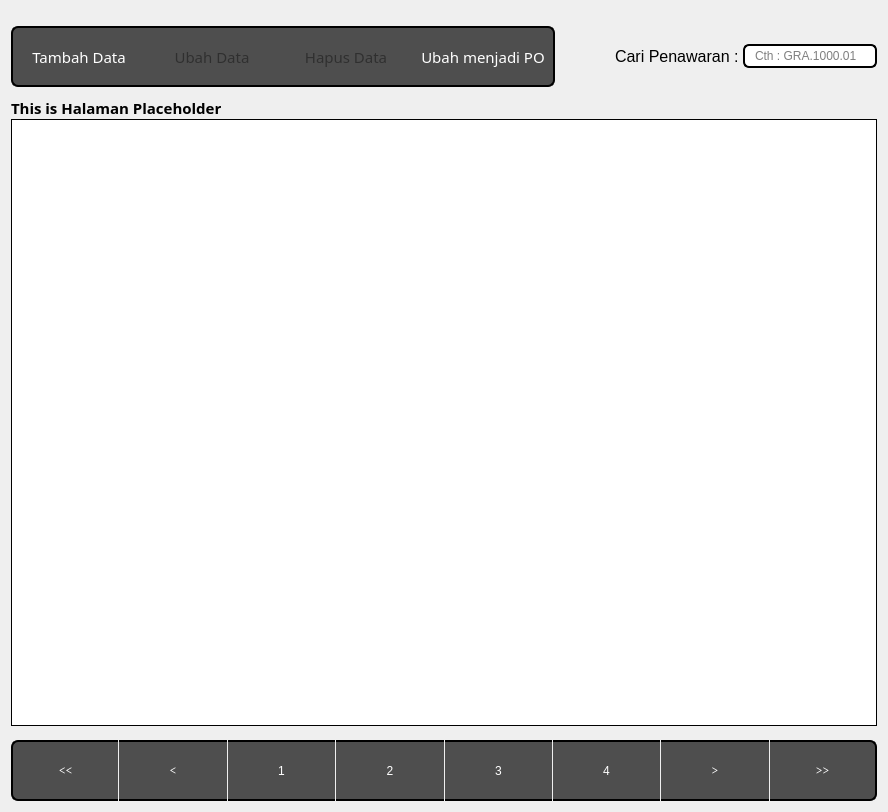
<?xml version="1.0" encoding="UTF-8"?>
<ui version="4.0">
 <class>Form</class>
 <widget class="QWidget" name="Form">
  <property name="geometry">
   <rect>
    <x>0</x>
    <y>0</y>
    <width>888</width>
    <height>812</height>
   </rect>
  </property>
  <property name="windowTitle">
   <string>Form</string>
  </property>
  <layout class="QHBoxLayout" name="horizontalLayout_3">
   <item>
    <layout class="QVBoxLayout" name="verticalLayout">
     <property name="spacing">
      <number>0</number>
     </property>
     <property name="topMargin">
      <number>0</number>
     </property>
     <property name="bottomMargin">
      <number>0</number>
     </property>
     <item>
      <layout class="QHBoxLayout" name="horizontalLayout">
       <property name="spacing">
        <number>0</number>
       </property>
       <property name="leftMargin">
        <number>0</number>
       </property>
       <property name="topMargin">
        <number>15</number>
       </property>
       <property name="rightMargin">
        <number>0</number>
       </property>
       <property name="bottomMargin">
        <number>10</number>
       </property>
       <item>
        <widget class="QPushButton" name="addButton">
         <property name="enabled">
          <bool>true</bool>
         </property>
         <property name="sizePolicy">
          <sizepolicy hsizetype="Expanding" vsizetype="Fixed">
           <horstretch>0</horstretch>
           <verstretch>0</verstretch>
          </sizepolicy>
         </property>
         <property name="minimumSize">
          <size>
           <width>0</width>
           <height>61</height>
          </size>
         </property>
         <property name="font">
          <font>
           <family>Sans Serif Collection</family>
           <pointsize>11</pointsize>
          </font>
         </property>
         <property name="styleSheet">
          <string notr="true">QPushButton {color:white; background-color:#4E4E4E;border:2px solid black;border-right:0px;
border-top-left-radius: 7px;
border-bottom-left-radius: 7px;
padding: 0 8px;}




QPushButton:hover:!pressed {
 background-color:#262626;
border-style:inset
}

QPushButton:hover {
 background-color:#171717
}


</string>
         </property>
         <property name="text">
          <string>Tambah Data</string>
         </property>
        </widget>
       </item>
       <item>
        <widget class="QPushButton" name="editButton">
         <property name="enabled">
          <bool>false</bool>
         </property>
         <property name="sizePolicy">
          <sizepolicy hsizetype="Expanding" vsizetype="Fixed">
           <horstretch>0</horstretch>
           <verstretch>51</verstretch>
          </sizepolicy>
         </property>
         <property name="minimumSize">
          <size>
           <width>0</width>
           <height>61</height>
          </size>
         </property>
         <property name="font">
          <font>
           <family>Sans Serif Collection</family>
           <pointsize>11</pointsize>
          </font>
         </property>
         <property name="styleSheet">
          <string notr="true">QPushButton:disabled {
    color: rgba(0,0, 0, 100)
}

QPushButton {color:white; background-color:#4E4E4E;border:2px solid black;border-right:0px;border-left:0px;
padding: 0 8px;
}

QPushButton:hover:!pressed {
 background-color: #262626;
border-style:inset
}

QPushButton:hover {
 background-color:#171717
}





QPushButton:hover {
  background-color:rgb(61, 61, 61)
}

</string>
         </property>
         <property name="text">
          <string>Ubah Data</string>
         </property>
        </widget>
       </item>
       <item>
        <widget class="QPushButton" name="deleteButton">
         <property name="enabled">
          <bool>false</bool>
         </property>
         <property name="sizePolicy">
          <sizepolicy hsizetype="Expanding" vsizetype="Fixed">
           <horstretch>0</horstretch>
           <verstretch>0</verstretch>
          </sizepolicy>
         </property>
         <property name="minimumSize">
          <size>
           <width>0</width>
           <height>61</height>
          </size>
         </property>
         <property name="font">
          <font>
           <family>Sans Serif Collection</family>
           <pointsize>11</pointsize>
          </font>
         </property>
         <property name="styleSheet">
          <string notr="true">QPushButton:disabled {
    color: rgba(0,0, 0, 100)
}

QPushButton {color:white; background-color:#4E4E4E;border:2px solid black;border-right:0px;border-left:0px;
padding: 0 8px;
}

QPushButton:hover:!pressed {
 background-color: #262626;
border-style:inset
}

QPushButton:hover {
 background-color:#171717
}





QPushButton:hover {
  background-color:rgb(61, 61, 61)
}

</string>
         </property>
         <property name="text">
          <string>Hapus Data</string>
         </property>
        </widget>
       </item>
       <item>
        <widget class="QPushButton" name="purchase_order">
         <property name="enabled">
          <bool>true</bool>
         </property>
         <property name="sizePolicy">
          <sizepolicy hsizetype="Expanding" vsizetype="Fixed">
           <horstretch>0</horstretch>
           <verstretch>0</verstretch>
          </sizepolicy>
         </property>
         <property name="minimumSize">
          <size>
           <width>0</width>
           <height>61</height>
          </size>
         </property>
         <property name="font">
          <font>
           <family>Sans Serif Collection</family>
           <pointsize>11</pointsize>
          </font>
         </property>
         <property name="styleSheet">
          <string notr="true">QPushButton:disabled {
    color: rgba(0,0, 0, 100)
}

QPushButton {color:white; background-color:#4E4E4E;border:2px solid black;border-left:0px;border-top-right-radius: 7px;
border-bottom-right-radius: 7px;
padding: 0 8px;
}

QPushButton:hover:!pressed {
 background-color: #262626;
border-style:inset
}

QPushButton:hover {
 background-color:#171717
}
</string>
         </property>
         <property name="text">
          <string>Ubah menjadi PO</string>
         </property>
        </widget>
       </item>
       <item>
        <spacer name="horizontalSpacer_2">
         <property name="orientation">
          <enum>Qt::Horizontal</enum>
         </property>
         <property name="sizeType">
          <enum>QSizePolicy::Minimum</enum>
         </property>
         <property name="sizeHint" stdset="0">
          <size>
           <width>60</width>
           <height>20</height>
          </size>
         </property>
        </spacer>
       </item>
       <item>
        <widget class="QLabel" name="label">
         <property name="styleSheet">
          <string notr="true">color:black;</string>
         </property>
         <property name="text">
          <string>&lt;html&gt;&lt;head/&gt;&lt;body&gt;&lt;p&gt;&lt;span style=&quot; font-size:12pt;&quot;&gt;Cari Penawaran : &lt;/span&gt;&lt;/p&gt;&lt;/body&gt;&lt;/html&gt;</string>
         </property>
        </widget>
       </item>
       <item>
        <widget class="QLineEdit" name="searchField">
         <property name="sizePolicy">
          <sizepolicy hsizetype="Expanding" vsizetype="Fixed">
           <horstretch>0</horstretch>
           <verstretch>0</verstretch>
          </sizepolicy>
         </property>
         <property name="minimumSize">
          <size>
           <width>0</width>
           <height>24</height>
          </size>
         </property>
         <property name="maximumSize">
          <size>
           <width>16777215</width>
           <height>24</height>
          </size>
         </property>
         <property name="font">
          <font>
           <pointsize>9</pointsize>
          </font>
         </property>
         <property name="styleSheet">
          <string notr="true">border: 2px solid black;
border-radius: 6px;
padding: 0 8px;
min-height: 20px ;
max-height:20px;
selection-background-color: gray;
color:black
</string>
         </property>
         <property name="placeholderText">
          <string>Cth : GRA.1000.01</string>
         </property>
        </widget>
       </item>
      </layout>
     </item>
     <item>
      <widget class="QLabel" name="jumlah_halaman">
       <property name="font">
        <font>
         <family>Arial Black</family>
         <pointsize>11</pointsize>
         <weight>75</weight>
         <bold>true</bold>
        </font>
       </property>
       <property name="text">
        <string>This is Halaman Placeholder</string>
       </property>
      </widget>
     </item>
     <item>
      <widget class="QTableView" name="customerTable">
       <property name="sizePolicy">
        <sizepolicy hsizetype="Preferred" vsizetype="Expanding">
         <horstretch>0</horstretch>
         <verstretch>0</verstretch>
        </sizepolicy>
       </property>
       <property name="autoFillBackground">
        <bool>false</bool>
       </property>
       <property name="styleSheet">
        <string notr="true">QTableView{

border: 1px solid black ;

border-color:black;


}


QTableView QTableCornerButton::section {
  background-color: qlineargradient(x1:0, y1:0, x2:0, y2:1,
                                      stop:0 #616161, stop: 0.5 #000000,
                                      stop: 0.6 #000000, stop:1 #656565); }

QHeaderView::section {
    background-color: qlineargradient(x1:0, y1:0, x2:0, y2:1,
                                      stop:0 #616161, stop: 0.5 #000000,
                                      stop: 0.6 #000000, stop:1 #656565);
    color: white;
    padding-left: 4px;
    border: 1px solid #B5B5B5;

}

</string>
       </property>
       <property name="sizeAdjustPolicy">
        <enum>QAbstractScrollArea::AdjustToContents</enum>
       </property>
       <property name="editTriggers">
        <set>QAbstractItemView::NoEditTriggers</set>
       </property>
       <property name="dragDropOverwriteMode">
        <bool>false</bool>
       </property>
       <property name="selectionMode">
        <enum>QAbstractItemView::SingleSelection</enum>
       </property>
       <property name="selectionBehavior">
        <enum>QAbstractItemView::SelectRows</enum>
       </property>
       <property name="verticalScrollMode">
        <enum>QAbstractItemView::ScrollPerItem</enum>
       </property>
       <property name="showGrid">
        <bool>true</bool>
       </property>
       <property name="sortingEnabled">
        <bool>false</bool>
       </property>
       <attribute name="horizontalHeaderMinimumSectionSize">
        <number>100</number>
       </attribute>
       <attribute name="horizontalHeaderDefaultSectionSize">
        <number>100</number>
       </attribute>
       <attribute name="verticalHeaderCascadingSectionResizes">
        <bool>true</bool>
       </attribute>
      </widget>
     </item>
     <item>
      <layout class="QHBoxLayout" name="pageLayout">
       <property name="spacing">
        <number>1</number>
       </property>
       <property name="topMargin">
        <number>14</number>
       </property>
       <item>
        <widget class="QPushButton" name="start">
         <property name="sizePolicy">
          <sizepolicy hsizetype="Expanding" vsizetype="Fixed">
           <horstretch>0</horstretch>
           <verstretch>0</verstretch>
          </sizepolicy>
         </property>
         <property name="minimumSize">
          <size>
           <width>0</width>
           <height>61</height>
          </size>
         </property>
         <property name="font">
          <font>
           <family>MS Serif</family>
          </font>
         </property>
         <property name="styleSheet">
          <string notr="true">QPushButton {color:white; background-color:#4E4E4E;border:2px solid black;border-right:0px;
border-top-left-radius: 7px;
border-bottom-left-radius: 7px;
padding: 0 8px;}




QPushButton:hover:!pressed {
 background-color:#262626;
border-style:inset
}

QPushButton:hover {
 background-color:#171717
}


</string>
         </property>
         <property name="text">
          <string>&lt;&lt;</string>
         </property>
        </widget>
       </item>
       <item>
        <widget class="QPushButton" name="previous">
         <property name="sizePolicy">
          <sizepolicy hsizetype="Expanding" vsizetype="Fixed">
           <horstretch>0</horstretch>
           <verstretch>0</verstretch>
          </sizepolicy>
         </property>
         <property name="minimumSize">
          <size>
           <width>0</width>
           <height>61</height>
          </size>
         </property>
         <property name="font">
          <font>
           <family>MS Serif</family>
          </font>
         </property>
         <property name="styleSheet">
          <string notr="true">QPushButton:disabled {
    color: rgba(0,0, 0, 100)
}

QPushButton {color:white; background-color:#4E4E4E;border:2px solid black;border-right:0px;border-left:0px;
padding: 0 8px;
}

QPushButton:hover:!pressed {
 background-color: #262626;
border-style:inset
}

QPushButton:hover {
 background-color:#171717
}





QPushButton:hover {
  background-color:rgb(61, 61, 61)
}

</string>
         </property>
         <property name="text">
          <string>&lt;</string>
         </property>
        </widget>
       </item>
       <item>
        <widget class="QPushButton" name="button1">
         <property name="sizePolicy">
          <sizepolicy hsizetype="Expanding" vsizetype="Fixed">
           <horstretch>0</horstretch>
           <verstretch>0</verstretch>
          </sizepolicy>
         </property>
         <property name="minimumSize">
          <size>
           <width>0</width>
           <height>61</height>
          </size>
         </property>
         <property name="styleSheet">
          <string notr="true">QPushButton { 
                            color:white; 
                            background-color:#4E4E4E;
                            border:2px solid;
                            padding: 0 8px;
							border-right:0px;
							border-left:0px;
                            }
                        QPushButton:disabled { 
                            color: rgba(0,0, 0, 100);
                            }
                        
                        QPushButton:hover:!pressed { 
                            background-color: #262626;
                            border-style:inset;
                            }
                        QPushButton:hover {
                            background-color:#171717;
                            }
                        QPushButton:hover {
                            background-color:rgb(61, 61, 61);
                            }</string>
         </property>
         <property name="text">
          <string>1</string>
         </property>
        </widget>
       </item>
       <item>
        <widget class="QPushButton" name="button2">
         <property name="sizePolicy">
          <sizepolicy hsizetype="Expanding" vsizetype="Fixed">
           <horstretch>0</horstretch>
           <verstretch>0</verstretch>
          </sizepolicy>
         </property>
         <property name="minimumSize">
          <size>
           <width>0</width>
           <height>61</height>
          </size>
         </property>
         <property name="styleSheet">
          <string notr="true">QPushButton { 
                            color:white; 
                            background-color:#4E4E4E;
                            border:2px solid;
                            padding: 0 8px;
							border-right:0px;
							border-left:0px;
                            }
                        QPushButton:disabled { 
                            color: rgba(0,0, 0, 100);
                            }
                        
                        QPushButton:hover:!pressed { 
                            background-color: #262626;
                            border-style:inset;
                            }
                        QPushButton:hover {
                            background-color:#171717;
                            }
                        QPushButton:hover {
                            background-color:rgb(61, 61, 61);
                            }</string>
         </property>
         <property name="text">
          <string>2</string>
         </property>
        </widget>
       </item>
       <item>
        <widget class="QPushButton" name="button3">
         <property name="sizePolicy">
          <sizepolicy hsizetype="Expanding" vsizetype="Fixed">
           <horstretch>0</horstretch>
           <verstretch>0</verstretch>
          </sizepolicy>
         </property>
         <property name="minimumSize">
          <size>
           <width>0</width>
           <height>61</height>
          </size>
         </property>
         <property name="styleSheet">
          <string notr="true">QPushButton { 
                            color:white; 
                            background-color:#4E4E4E;
                            border:2px solid;
                            padding: 0 8px;
							border-right:0px;
							border-left:0px;
                            }
                        QPushButton:disabled { 
                            color: rgba(0,0, 0, 100);
                            }
                        
                        QPushButton:hover:!pressed { 
                            background-color: #262626;
                            border-style:inset;
                            }
                        QPushButton:hover {
                            background-color:#171717;
                            }
                        QPushButton:hover {
                            background-color:rgb(61, 61, 61);
                            }</string>
         </property>
         <property name="text">
          <string>3</string>
         </property>
        </widget>
       </item>
       <item>
        <widget class="QPushButton" name="button4">
         <property name="sizePolicy">
          <sizepolicy hsizetype="Expanding" vsizetype="Fixed">
           <horstretch>0</horstretch>
           <verstretch>0</verstretch>
          </sizepolicy>
         </property>
         <property name="minimumSize">
          <size>
           <width>0</width>
           <height>61</height>
          </size>
         </property>
         <property name="styleSheet">
          <string notr="true">QPushButton { 
                            color:white; 
                            background-color:#4E4E4E;
                            border:2px solid;
                            padding: 0 8px;
							border-right:0px;
							border-left:0px;
                            }
                        QPushButton:disabled { 
                            color: rgba(0,0, 0, 100);
                            }
                        
                        QPushButton:hover:!pressed { 
                            background-color: #262626;
                            border-style:inset;
                            }
                        QPushButton:hover {
                            background-color:#171717;
                            }
                        QPushButton:hover {
                            background-color:rgb(61, 61, 61);
                            }</string>
         </property>
         <property name="text">
          <string>4</string>
         </property>
        </widget>
       </item>
       <item>
        <widget class="QPushButton" name="next">
         <property name="sizePolicy">
          <sizepolicy hsizetype="Expanding" vsizetype="Fixed">
           <horstretch>0</horstretch>
           <verstretch>0</verstretch>
          </sizepolicy>
         </property>
         <property name="minimumSize">
          <size>
           <width>0</width>
           <height>61</height>
          </size>
         </property>
         <property name="font">
          <font>
           <family>MS Serif</family>
          </font>
         </property>
         <property name="styleSheet">
          <string notr="true">QPushButton:disabled {
    color: rgba(0,0, 0, 100)
}

QPushButton {color:white; background-color:#4E4E4E;border:2px solid black;border-right:0px;border-left:0px;
padding: 0 8px;
}

QPushButton:hover:!pressed {
 background-color: #262626;
border-style:inset
}

QPushButton:hover {
 background-color:#171717
}





QPushButton:hover {
  background-color:rgb(61, 61, 61)
}

</string>
         </property>
         <property name="text">
          <string>&gt;</string>
         </property>
        </widget>
       </item>
       <item>
        <widget class="QPushButton" name="end">
         <property name="sizePolicy">
          <sizepolicy hsizetype="Expanding" vsizetype="Fixed">
           <horstretch>0</horstretch>
           <verstretch>0</verstretch>
          </sizepolicy>
         </property>
         <property name="minimumSize">
          <size>
           <width>0</width>
           <height>61</height>
          </size>
         </property>
         <property name="font">
          <font>
           <family>MS Serif</family>
          </font>
         </property>
         <property name="styleSheet">
          <string notr="true">QPushButton:disabled {
    color: rgba(0,0, 0, 100)
}

QPushButton {color:white; background-color:#4E4E4E;border:2px solid black;border-left:0px ;border-top-right-radius: 7px;
border-bottom-right-radius: 7px;
padding: 0 8px;
}

QPushButton:hover:!pressed {
 background-color: #262626;
border-style:inset
}

QPushButton:hover {
 background-color:#171717
}
</string>
         </property>
         <property name="text">
          <string>&gt;&gt;</string>
         </property>
        </widget>
       </item>
      </layout>
     </item>
    </layout>
   </item>
  </layout>
 </widget>
 <resources/>
 <connections/>
</ui>
